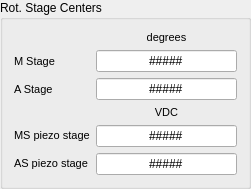
   <widget class="QGroupBox" name="groupBox_3">
    <property name="geometry">
     <rect>
      <x>850</x>
      <y>380</y>
      <width>251</width>
      <height>141</height>
     </rect>
    </property>
    <property name="title">
     <string>Rot. Stage Centers</string>
    </property>
    <layout class="QGridLayout" name="gridLayout_2">
     <item row="1" column="1">
      <widget class="caLineEdit" name="calineedit_80">
       <property name="text">
        <string>#####</string>
       </property>
       <property name="alignment">
        <set>Qt::AlignCenter</set>
       </property>
       <property name="channel" stdset="0">
        <string notr="true">9idcLAX:USAXS:MRcenter.VAL</string>
       </property>
      </widget>
     </item>
     <item row="3" column="1">
      <widget class="QLabel" name="label_20">
       <property name="font">
        <font>
         <pointsize>8</pointsize>
        </font>
       </property>
       <property name="text">
        <string>VDC</string>
       </property>
       <property name="alignment">
        <set>Qt::AlignCenter</set>
       </property>
      </widget>
     </item>
     <item row="5" column="0">
      <widget class="QLabel" name="label_23">
       <property name="font">
        <font>
         <pointsize>8</pointsize>
        </font>
       </property>
       <property name="text">
        <string>&lt;html&gt;&lt;head/&gt;&lt;body&gt;&lt;p&gt;AS piezo stage&lt;/p&gt;&lt;/body&gt;&lt;/html&gt;</string>
       </property>
      </widget>
     </item>
     <item row="4" column="0">
      <widget class="QLabel" name="label_24">
       <property name="font">
        <font>
         <pointsize>8</pointsize>
        </font>
       </property>
       <property name="text">
        <string>&lt;html&gt;&lt;head/&gt;&lt;body&gt;&lt;p&gt;MS piezo stage&lt;/p&gt;&lt;/body&gt;&lt;/html&gt;</string>
       </property>
      </widget>
     </item>
     <item row="4" column="1">
      <widget class="caLineEdit" name="calineedit_82">
       <property name="text">
        <string>#####</string>
       </property>
       <property name="alignment">
        <set>Qt::AlignCenter</set>
       </property>
       <property name="channel" stdset="0">
        <string notr="true">9idcLAX:USAXS:MSRcenter.VAL</string>
       </property>
      </widget>
     </item>
     <item row="5" column="1">
      <widget class="caLineEdit" name="calineedit_83">
       <property name="text">
        <string>#####</string>
       </property>
       <property name="alignment">
        <set>Qt::AlignCenter</set>
       </property>
       <property name="channel" stdset="0">
        <string notr="true">9idcLAX:USAXS:ASRcenter.VAL</string>
       </property>
      </widget>
     </item>
     <item row="2" column="1">
      <widget class="caLineEdit" name="calineedit_81">
       <property name="text">
        <string>#####</string>
       </property>
       <property name="alignment">
        <set>Qt::AlignCenter</set>
       </property>
       <property name="channel" stdset="0">
        <string notr="true">9idcLAX:USAXS:ARcenter.VAL</string>
       </property>
      </widget>
     </item>
     <item row="2" column="0">
      <widget class="QLabel" name="label_21">
       <property name="font">
        <font>
         <pointsize>8</pointsize>
        </font>
       </property>
       <property name="text">
        <string>A Stage </string>
       </property>
      </widget>
     </item>
     <item row="1" column="0">
      <widget class="QLabel" name="label_22">
       <property name="font">
        <font>
         <pointsize>8</pointsize>
        </font>
       </property>
       <property name="text">
        <string>M Stage </string>
       </property>
      </widget>
     </item>
     <item row="0" column="1">
      <widget class="QLabel" name="label_25">
       <property name="font">
        <font>
         <pointsize>8</pointsize>
        </font>
       </property>
       <property name="text">
        <string>degrees</string>
       </property>
       <property name="alignment">
        <set>Qt::AlignCenter</set>
       </property>
      </widget>
     </item>
    </layout>
   </widget>
